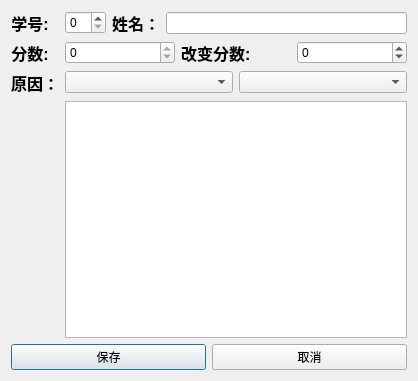
<?xml version="1.0" encoding="UTF-8"?>
<ui version="4.0">
 <class>UpdateMark</class>
 <widget class="QDialog" name="UpdateMark">
  <property name="geometry">
   <rect>
    <x>0</x>
    <y>0</y>
    <width>418</width>
    <height>381</height>
   </rect>
  </property>
  <property name="windowTitle">
   <string>录入记录</string>
  </property>
  <property name="windowIcon">
   <iconset>
    <normaloff>Manage.ico</normaloff>Manage.ico</iconset>
  </property>
  <layout class="QVBoxLayout" name="verticalLayout_2">
   <item>
    <layout class="QVBoxLayout" name="verticalLayout">
     <item>
      <layout class="QFormLayout" name="formLayout">
       <item row="0" column="0">
        <widget class="QLabel" name="label_2">
         <property name="text">
          <string>&lt;html&gt;&lt;head/&gt;&lt;body&gt;&lt;p align=&quot;center&quot;&gt;&lt;span style=&quot; font-size:12pt; font-weight:700;&quot;&gt;学号:&lt;/span&gt;&lt;/p&gt;&lt;/body&gt;&lt;/html&gt;</string>
         </property>
        </widget>
       </item>
       <item row="0" column="1">
        <layout class="QHBoxLayout" name="horizontalLayout_6">
         <item>
          <widget class="QSpinBox" name="spinBox"/>
         </item>
         <item>
          <widget class="QLabel" name="label">
           <property name="text">
            <string>&lt;html&gt;&lt;head/&gt;&lt;body&gt;&lt;p align=&quot;center&quot;&gt;&lt;span style=&quot; font-size:12pt; font-weight:700;&quot;&gt;姓名：&lt;/span&gt;&lt;/p&gt;&lt;/body&gt;&lt;/html&gt;</string>
           </property>
          </widget>
         </item>
         <item>
          <widget class="QLineEdit" name="lineEdit_name">
           <property name="toolTip">
            <string>不可编辑</string>
           </property>
           <property name="whatsThis">
            <string>修改姓名</string>
           </property>
           <property name="readOnly">
            <bool>true</bool>
           </property>
          </widget>
         </item>
        </layout>
       </item>
       <item row="1" column="0">
        <widget class="QLabel" name="label_4">
         <property name="text">
          <string>&lt;html&gt;&lt;head/&gt;&lt;body&gt;&lt;p align=&quot;center&quot;&gt;&lt;span style=&quot; font-size:12pt; font-weight:700;&quot;&gt;分数:&lt;/span&gt;&lt;/p&gt;&lt;/body&gt;&lt;/html&gt;</string>
         </property>
        </widget>
       </item>
       <item row="1" column="1">
        <layout class="QHBoxLayout" name="horizontalLayout_7">
         <item>
          <widget class="QSpinBox" name="spinBox_2">
           <property name="readOnly">
            <bool>true</bool>
           </property>
           <property name="maximum">
            <number>1000</number>
           </property>
          </widget>
         </item>
         <item>
          <widget class="QLabel" name="label_3">
           <property name="text">
            <string>&lt;html&gt;&lt;head/&gt;&lt;body&gt;&lt;p&gt;&lt;span style=&quot; font-size:12pt; font-weight:700;&quot;&gt;改变分数:&lt;/span&gt;&lt;/p&gt;&lt;/body&gt;&lt;/html&gt;</string>
           </property>
          </widget>
         </item>
         <item>
          <widget class="QSpinBox" name="spinBox_mark">
           <property name="toolTip">
            <string>编辑分数</string>
           </property>
           <property name="readOnly">
            <bool>false</bool>
           </property>
           <property name="minimum">
            <number>-10</number>
           </property>
           <property name="maximum">
            <number>10</number>
           </property>
          </widget>
         </item>
        </layout>
       </item>
       <item row="2" column="0">
        <widget class="QLabel" name="label_17">
         <property name="text">
          <string>&lt;html&gt;&lt;head/&gt;&lt;body&gt;&lt;p&gt;&lt;span style=&quot; font-size:12pt; font-weight:700;&quot;&gt;原因：&lt;/span&gt;&lt;/p&gt;&lt;/body&gt;&lt;/html&gt;</string>
         </property>
        </widget>
       </item>
       <item row="2" column="1">
        <layout class="QHBoxLayout" name="horizontalLayout_14">
         <item>
          <widget class="QComboBox" name="comboBox">
           <property name="toolTip">
            <string>选择原因分类</string>
           </property>
          </widget>
         </item>
         <item>
          <widget class="QComboBox" name="comboBox_2">
           <property name="toolTip">
            <string>选择原因</string>
           </property>
          </widget>
         </item>
        </layout>
       </item>
       <item row="3" column="1">
        <layout class="QHBoxLayout" name="horizontalLayout_3">
         <item>
          <widget class="QTextEdit" name="textEdit">
           <property name="html">
            <string>&lt;!DOCTYPE HTML PUBLIC &quot;-//W3C//DTD HTML 4.0//EN&quot; &quot;http://www.w3.org/TR/REC-html40/strict.dtd&quot;&gt;
&lt;html&gt;&lt;head&gt;&lt;meta name=&quot;qrichtext&quot; content=&quot;1&quot; /&gt;&lt;meta charset=&quot;utf-8&quot; /&gt;&lt;style type=&quot;text/css&quot;&gt;
p, li { white-space: pre-wrap; }
&lt;/style&gt;&lt;/head&gt;&lt;body style=&quot; font-family:'Microsoft YaHei UI'; font-size:9.27273pt; font-weight:400; font-style:normal;&quot;&gt;
&lt;p style=&quot;-qt-paragraph-type:empty; margin-top:0px; margin-bottom:0px; margin-left:0px; margin-right:0px; -qt-block-indent:0; text-indent:0px; font-size:9.27273pt;&quot;&gt;&lt;br /&gt;&lt;/p&gt;&lt;/body&gt;&lt;/html&gt;</string>
           </property>
          </widget>
         </item>
        </layout>
       </item>
      </layout>
     </item>
     <item>
      <layout class="QHBoxLayout" name="horizontalLayout">
       <item>
        <widget class="QPushButton" name="pushButton_accept">
         <property name="toolTip">
          <string>保存编辑</string>
         </property>
         <property name="text">
          <string>保存</string>
         </property>
        </widget>
       </item>
       <item>
        <widget class="QPushButton" name="pushButton_reject">
         <property name="toolTip">
          <string>放弃编辑</string>
         </property>
         <property name="text">
          <string>取消</string>
         </property>
        </widget>
       </item>
      </layout>
     </item>
    </layout>
   </item>
  </layout>
 </widget>
 <tabstops>
  <tabstop>spinBox</tabstop>
  <tabstop>spinBox_mark</tabstop>
  <tabstop>comboBox</tabstop>
  <tabstop>comboBox_2</tabstop>
  <tabstop>textEdit</tabstop>
  <tabstop>pushButton_accept</tabstop>
  <tabstop>pushButton_reject</tabstop>
  <tabstop>spinBox_2</tabstop>
  <tabstop>lineEdit_name</tabstop>
 </tabstops>
 <resources/>
 <connections/>
</ui>
